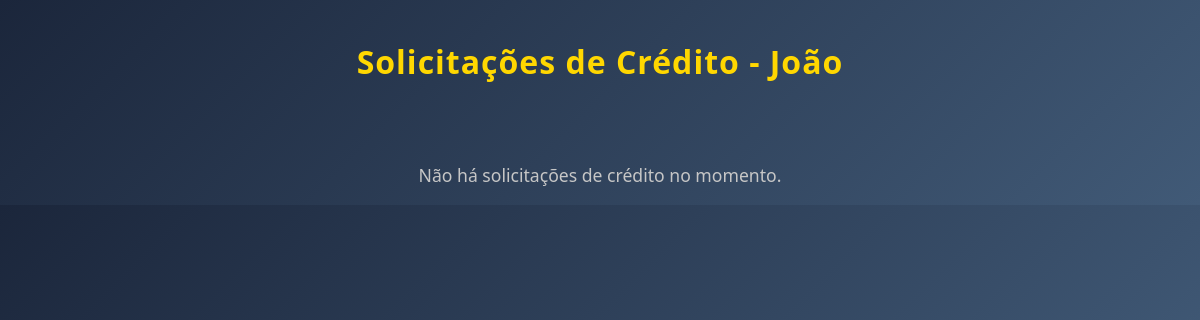
Page /users/solicitacoes/ (signed in) on the earlier database version.
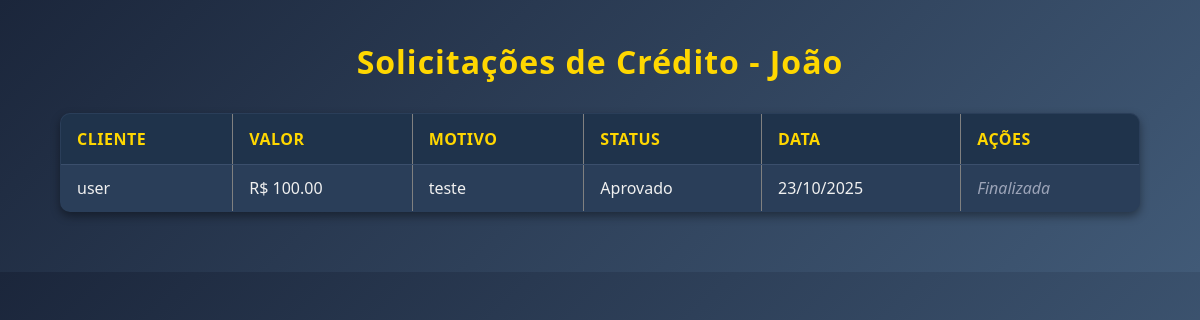
Same page on the later database version.
### users/models.py (models this page shows, shortened)
class SolicitacaoCredito(models.Model):
    STATUS_CHOICES = [
        ('pendente', 'Pendente'),
        ('aprovado', 'Aprovado'),
        ('negado', 'Negado'),
    ]
    cliente = models.ForeignKey(
        Cliente,
        on_delete=models.CASCADE,
        related_name='solicitacoes'
    )
    gerente = models.ForeignKey(
        Gerente,
        on_delete=models.SET_NULL,
        null=True,
        blank=True,
        related_name='solicitacoes_recebidas'
    )
    valor = models.DecimalField(max_digits=10, decimal_places=2)
    motivo = models.TextField()
    data_solicitacao = models.DateTimeField(auto_now_add=True)
    status = models.CharField(max_length=10, choices=STATUS_CHOICES, default='pendente')
    resposta_gerente = models.TextField(blank=True, null=True)

class Cliente(models.Model):
    gerente_responsavel = models.ForeignKey(
        Gerente,
        on_delete=models.SET_NULL,
        null=True,
        blank=True,
        related_name="clientes"
    )
    numero_da_conta = models.CharField(
        max_length=20,
        unique=True,
        default=gerar_numero_conta
    )
    cpf = models.CharField(max_length=14, unique=True, validators=[cpf_validator])
    username = models.CharField(max_length=150)
    email = models.EmailField(unique=True)
    password = models.CharField(max_length=128)
    data_de_nascimento = models.DateField()
    telefone = models.CharField(max_length=14, validators=[telefone_validator])
    data_de_cadastro = models.DateTimeField(auto_now_add=True)
    saldo = models.DecimalField(max_digits=10, decimal_places=2, default=0.00)
    tipo_de_conta = models.CharField(
        max_length=20,
        choices=[
            ('corrente', 'Conta Corrente'),
            ('poupanca', 'Conta Poupança'),
            ('salario', 'Conta Salário'),
        ]
    )
    status_conta = models.CharField(max_length=20, default='ativa')
    admUser = models.BooleanField(default=False)
    creditos = models.DecimalField(max_digits=10, decimal_places=2, default=0.00)

### users/views.py (the view)
# urls.py: path('solicitacoes/', views.lista_solicitacoes_gerente, name='lista_solicitacoes_gerente'),
def lista_solicitacoes_gerente(request):
    gerente_id = request.session.get("user_id")
    gerente = get_object_or_404(Gerente, id=gerente_id)
    solicitacoes = SolicitacaoCredito.objects.filter(gerente=gerente).order_by('-data_solicitacao')
    return render(request, 'users/perfil/gerente/solicitacoes.html', {'gerente': gerente, 'solicitacoes': solicitacoes})

### templates/users/perfil/gerente/solicitacoes.html (shortened to what this page needs)
<!DOCTYPE html>
<html lang="pt-BR">
<head>
    {% load static %}
    <link rel="stylesheet" href="{% static 'perfil/gerente/solicitacoes/style.css' %}">
</head>
<body>
    <h1>Solicitações de Crédito - {{ gerente.nome }}</h1>
    {% if solicitacoes %}
        <table border="1" cellpadding="8">
            <thead>
                <tr>
                    <th>Cliente</th>
                    <th>Valor</th>
                    <th>Motivo</th>
                    <th>Status</th>
                    <th>Data</th>
                    <th>Ações</th>
                </tr>
            </thead>
            <tbody>
                {% for s in solicitacoes %}
                <tr>
                    <td>{{ s.cliente.username }}</td>
                    <td>R$ {{ s.valor }}</td>
                    <td>{{ s.motivo }}</td>
                    <td>{{ s.status|title }}</td>
                    <td>{{ s.data_solicitacao|date:"d/m/Y" }}</td>
                    <td>
                        {% if s.status == "pendente" %}
                            <a href="{% url 'users:responder_solicitacao' s.id %}">Responder</a>
                        {% else %}
                            <em>Finalizada</em>
                        {% endif %}
                    </td>
                </tr>
                {% endfor %}
            </tbody>
        </table>
    {% else %}
        <p>Não há solicitações de crédito no momento.</p>
    {% endif %}
</body>
</html>

Differences in the rows shown:
added SolicitacaoCredito: cliente.username "user", valor "100.00", motivo "teste", status "Aprovado", data_solicitacao "23/10/2025", shows "Finalizada"
Other differences:
text no longer shown: "Não há solicitações de crédito no momento."
text now shown: "CLIENTE VALOR MOTIVO STATUS DATA AÇÕES"
